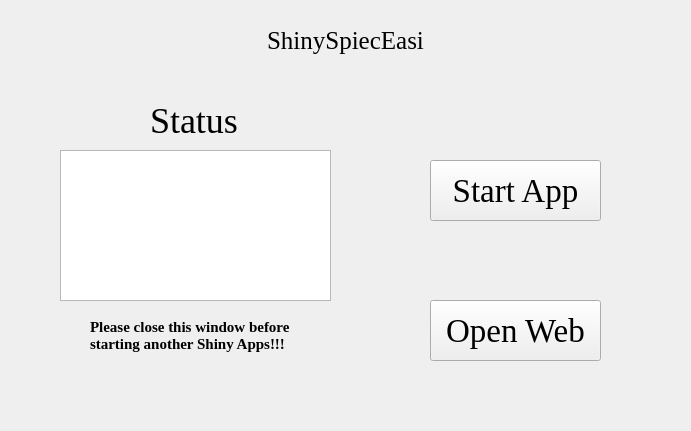
<?xml version="1.0" encoding="UTF-8"?>
<ui version="4.0">
 <class>Form</class>
 <widget class="QWidget" name="Form">
  <property name="geometry">
   <rect>
    <x>0</x>
    <y>0</y>
    <width>691</width>
    <height>431</height>
   </rect>
  </property>
  <property name="windowTitle">
   <string>Form</string>
  </property>
  <property name="styleSheet">
   <string notr="true">background-image: url(D:/tools/Pycharm/pyqt/logo/backgroundpage.png)</string>
  </property>
  <widget class="QTextBrowser" name="textBrowser">
   <property name="geometry">
    <rect>
     <x>60</x>
     <y>150</y>
     <width>271</width>
     <height>151</height>
    </rect>
   </property>
   <property name="styleSheet">
    <string notr="true">background-image: url(D:/tools/Pycharm/pyqt/logo/white.png)</string>
   </property>
  </widget>
  <widget class="QLabel" name="label">
   <property name="geometry">
    <rect>
     <x>230</x>
     <y>20</y>
     <width>231</width>
     <height>41</height>
    </rect>
   </property>
   <property name="font">
    <font>
     <family>Times New Roman</family>
     <pointsize>19</pointsize>
    </font>
   </property>
   <property name="text">
    <string>ShinySpiecEasi</string>
   </property>
   <property name="alignment">
    <set>Qt::AlignCenter</set>
   </property>
  </widget>
  <widget class="QLabel" name="label_2">
   <property name="geometry">
    <rect>
     <x>150</x>
     <y>100</y>
     <width>101</width>
     <height>41</height>
    </rect>
   </property>
   <property name="font">
    <font>
     <family>Times New Roman</family>
     <pointsize>27</pointsize>
    </font>
   </property>
   <property name="text">
    <string>Status</string>
   </property>
   <property name="alignment">
    <set>Qt::AlignLeading|Qt::AlignLeft|Qt::AlignVCenter</set>
   </property>
  </widget>
  <widget class="QPushButton" name="pushButton">
   <property name="geometry">
    <rect>
     <x>430</x>
     <y>160</y>
     <width>171</width>
     <height>61</height>
    </rect>
   </property>
   <property name="font">
    <font>
     <family>Times New Roman</family>
     <pointsize>25</pointsize>
    </font>
   </property>
   <property name="text">
    <string>Start App</string>
   </property>
  </widget>
  <widget class="QPushButton" name="pushButton_2">
   <property name="geometry">
    <rect>
     <x>430</x>
     <y>300</y>
     <width>171</width>
     <height>61</height>
    </rect>
   </property>
   <property name="font">
    <font>
     <family>Times New Roman</family>
     <pointsize>25</pointsize>
    </font>
   </property>
   <property name="text">
    <string>Open Web</string>
   </property>
  </widget>
  <widget class="QLabel" name="label_3">
   <property name="geometry">
    <rect>
     <x>90</x>
     <y>310</y>
     <width>211</width>
     <height>51</height>
    </rect>
   </property>
   <property name="font">
    <font>
     <family>Times New Roman</family>
     <pointsize>11</pointsize>
     <weight>75</weight>
     <bold>true</bold>
    </font>
   </property>
   <property name="text">
    <string>Please close this window before
starting another Shiny Apps!!!</string>
   </property>
  </widget>
 </widget>
 <resources/>
 <connections/>
</ui>
